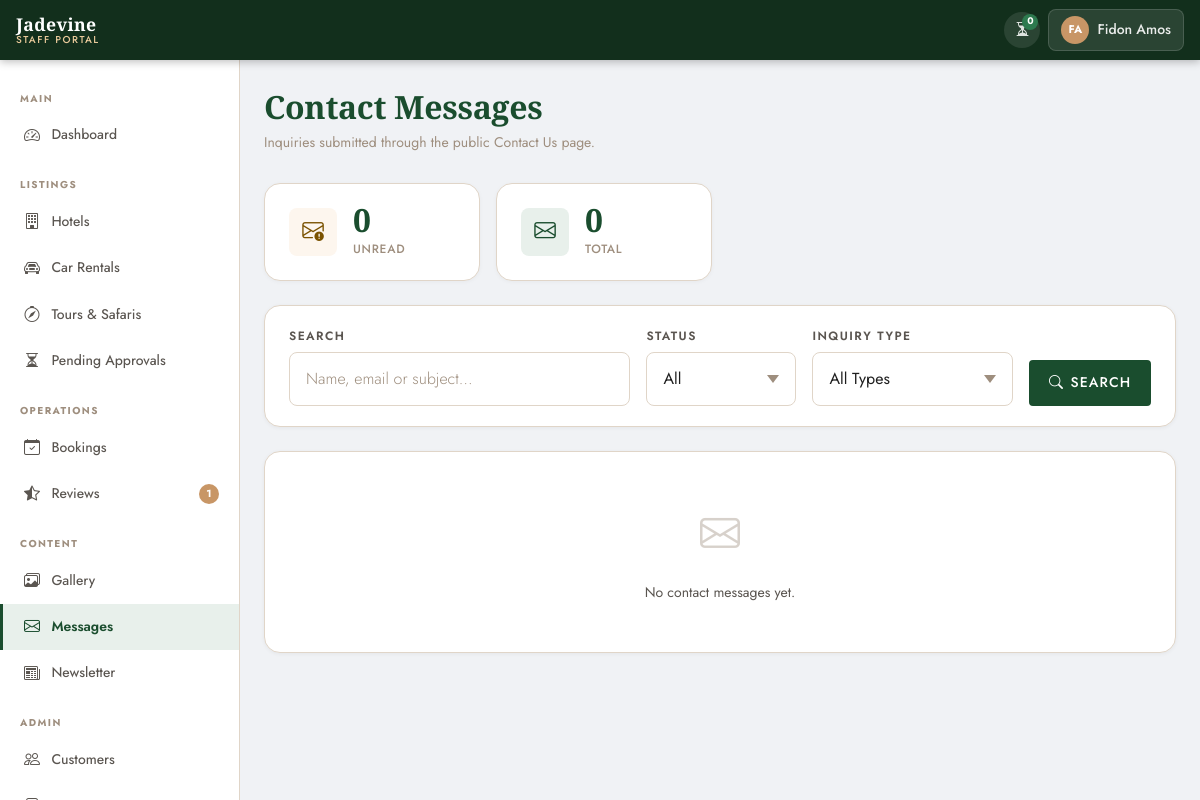
Before: /portal/messages/ (signed in) with the older database file.
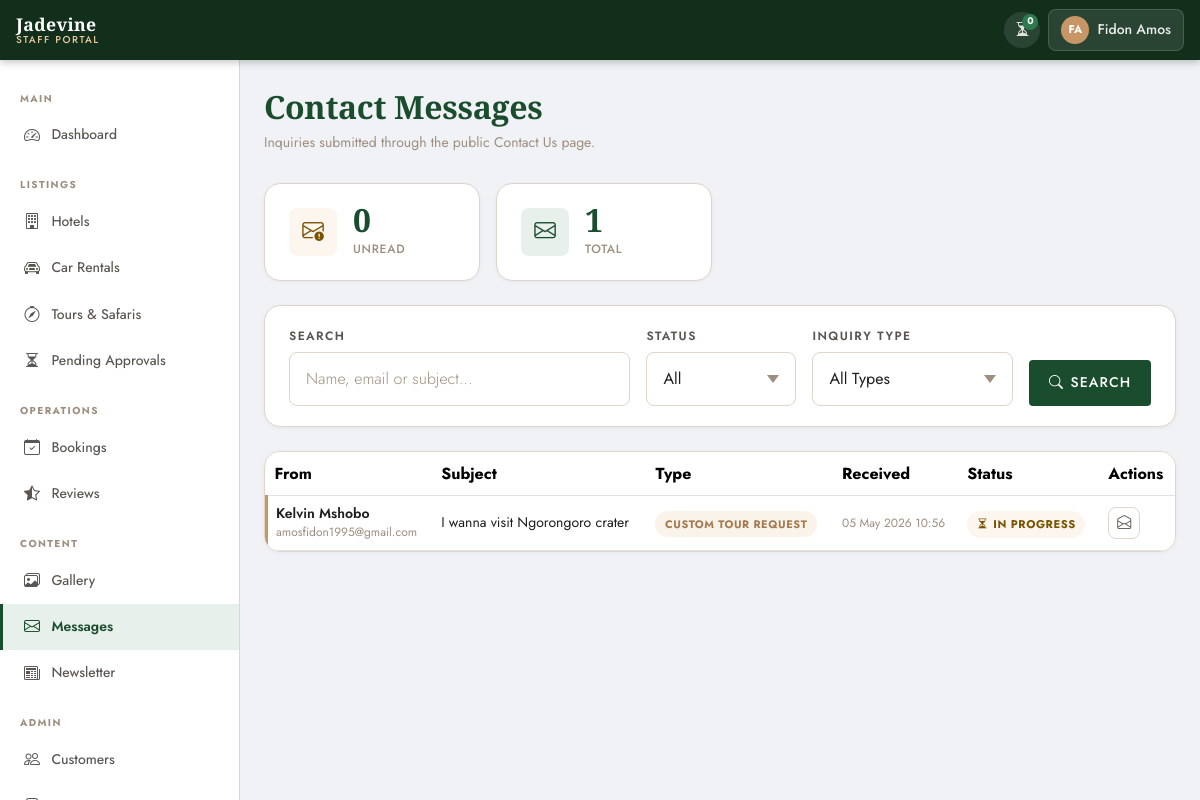
After: the same page with the newer database file.
### apps/contact/models.py (models this page shows, shortened)
class ContactMessage(models.Model):
    INQUIRY_TYPE_CHOICES = [
        ('general', _('General Inquiry')),
        ('custom_tour', _('Custom Tour Request')),
        ('partnership', _('Partnership')),
        ('press', _('Press / Media')),
    ]
    STATUS_CHOICES = [
        ('new', _('New')),
        ('in_progress', _('In Progress')),
        ('resolved', _('Resolved')),
    ]
    LANGUAGE_CHOICES = [
        ('en', 'English'),
        ('fr', 'Français'),
        ('ru', 'Русский'),
    ]
    name = models.CharField(max_length=100, verbose_name=_('Name'))
    email = models.EmailField(verbose_name=_('Email'))
    phone = models.CharField(max_length=20, blank=True, null=True, verbose_name=_('Phone'))
    subject = models.CharField(max_length=200, verbose_name=_('Subject'))
    message = models.TextField(verbose_name=_('Message'))
    inquiry_type = models.CharField(
        max_length=20, choices=INQUIRY_TYPE_CHOICES, default='general'
    )
    preferred_lang = models.CharField(
        max_length=5, choices=LANGUAGE_CHOICES, default='en'
    )
    status = models.CharField(max_length=15, choices=STATUS_CHOICES, default='new')
    admin_notes = models.TextField(
        blank=True, null=True,
        help_text=_('Internal notes — never shown to customer')
    )
    created_at = models.DateTimeField(auto_now_add=True)
    class Meta:
        verbose_name = _('Contact Message')
        verbose_name_plural = _('Contact Messages')
        ordering = ['-created_at']

### apps/portal/views/messages.py (the view)
# urls.py: path('messages/', PortalMessageListView.as_view(), name='message_list'),
class PortalMessageListView(SuperAdminRequiredMixin, View):
    template_name = 'portal/portal_messages_list.html'
    def get(self, request):
        qs = ContactMessage.objects.all().order_by('-created_at')
        status_filter  = request.GET.get('status', '').strip()
        inquiry_filter = request.GET.get('inquiry_type', '').strip()
        search         = request.GET.get('q', '').strip()
        if status_filter:
            qs = qs.filter(status=status_filter)
        if inquiry_filter:
            qs = qs.filter(inquiry_type=inquiry_filter)
        if search:
            qs = qs.filter(
                Q(name__icontains=search) |
                Q(email__icontains=search) |
                Q(subject__icontains=search)
            )
        paginator = Paginator(qs, 20)
        page_obj  = paginator.get_page(request.GET.get('page'))
        context = {
            'page_obj':       page_obj,
            'status_filter':  status_filter,
            'inquiry_filter': inquiry_filter,
            'search':         search,
            'new_count':      ContactMessage.objects.filter(status='new').count(),
            'total_count':    ContactMessage.objects.count(),
            'status_choices': ContactMessage.STATUS_CHOICES,
            'inquiry_choices': ContactMessage.INQUIRY_TYPE_CHOICES,
        }
        return render(request, self.template_name, context)

### apps/portal/context_processors.py (called while the page is built, shortened)
def portal_context(request):
    mini = is_mini_admin(request.user)
    pending_hotels = 0
    pending_cars = 0
    unread_messages = 0
    if not mini:
        pending_hotels = Hotel.objects.filter(approval_status='pending').count()
        pending_cars = CarRental.objects.filter(approval_status='pending').count()
        unread_messages = ContactMessage.objects.filter(status='new').count()
    pending_reviews = get_accessible_reviews(request.user).filter(
        status='pending'
    ).count()
    return {
        'pending_total': pending_hotels + pending_cars,
        'pending_hotels': pending_hotels,
        'pending_cars': pending_cars,
        'unread_messages': unread_messages,
        'pending_reviews': pending_reviews,
        'mini_admin': mini,
    }

### apps/portal/mixins.py (called while the page is built, shortened)
def get_accessible_reviews(user):
    from apps.reviews.models import Review
    from apps.hotels.models import Hotel
    from apps.cars.models import CarRental
    return Review.objects.all()

def is_mini_admin(user):
    return hasattr(user, 'miniadminprofile')

### templates/portal/portal_messages_list.html (shortened to what the changed rows need)
{% extends "portal/portal_base.html" %}
{% load i18n static %}
{% block page_title %}{% trans "Contact Messages" %}{% endblock %}
{% block extra_css %}
<link rel="stylesheet" href="{% static 'css/portal/portal_messages.css' %}">
{% endblock %}
{% block content %}
<div class="row g-3 mb-4">
  <div class="col-6 col-md-3">
    <div class="portal-stat-card">
      <div>
        <div class="portal-stat-value">{{ total_count }}</div>
        <p class="portal-stat-label">{% trans "Total" %}</p>
      </div>
    </div>
  </div>
</div>
{% if page_obj.object_list %}
<div class="portal-table-wrap table-responsive">
  <table class="table table-hover align-middle mb-0">
    <thead>
      <tr>
        <th>{% trans "From" %}</th>
        <th>{% trans "Subject" %}</th>
        <th>{% trans "Type" %}</th>
        <th>{% trans "Received" %}</th>
        <th>{% trans "Status" %}</th>
        <th>{% trans "Actions" %}</th>
      </tr>
    </thead>
    <tbody>
      {% for msg in page_obj %}
      <tr class="msg-row msg-row--{{ msg.status }}">
        <td>
          <div class="msg-sender-name">{{ msg.name }}</div>
          <div class="msg-sender-email">{{ msg.email }}</div>
        </td>
        <td class="text-truncate-container">
          <span class="text-truncate-line msg-subject"
                style="max-width:240px;">
            {{ msg.subject }}
          </span>
        </td>
        <td>
          <span class="msg-inquiry-badge msg-inquiry-badge--{{ msg.inquiry_type }}">
            {{ msg.get_inquiry_type_display }}
          </span>
        </td>
        <td style="font-size:var(--text-xs);color:var(--color-muted);
                   white-space:nowrap;">
          {{ msg.created_at|date:"d M Y H:i" }}
        </td>
        <td>
          <span class="approval-badge
            {% if msg.status == 'resolved' %}approval-badge--approved
            {% elif msg.status == 'in_progress' %}approval-badge--pending
            {% else %}approval-badge--rejected{% endif %}">
            {% if msg.status == 'resolved' %}
              <i class="bi bi-check-circle-fill"></i>
            {% elif msg.status == 'in_progress' %}
              <i class="bi bi-hourglass-split"></i>
            {% else %}
              <i class="bi bi-envelope-fill"></i>
            {% endif %}
            {{ msg.get_status_display }}
          </span>
        </td>
        <td>
          <div class="portal-row-actions">
            <a href="{% url 'portal:message_detail' msg.pk %}"
               class="portal-icon-btn" title="{% trans 'Open message' %}">
              <i class="bi bi-envelope-open"></i>
            </a>
          </div>
        </td>
      </tr>
      {% endfor %}
    </tbody>
  </table>
</div>
{% else %}
<div class="portal-card portal-empty-state">
  <i class="bi bi-envelope"></i>
  <p>
    {% if search or status_filter or inquiry_filter %}
      {% trans "No messages match your filters." %}
    {% else %}
      {% trans "No contact messages yet." %}
    {% endif %}
  </p>
</div>
{% endif %}
{% endblock %}

### templates/portal/portal_base.html (shortened to what the changed rows need)
{% load static i18n %}
<!DOCTYPE html>
<html lang="en">
<head>
  <link rel="stylesheet"
        href="https://cdn.jsdelivr.net/npm/bootstrap@5.3.3/dist/css/bootstrap.min.css">
  <link rel="stylesheet"
        href="https://cdn.jsdelivr.net/npm/bootstrap-icons@1.11.3/font/bootstrap-icons.min.css">
  <link rel="stylesheet"
        href="https://cdn.datatables.net/1.13.8/css/dataTables.bootstrap5.min.css">
  <link rel="stylesheet"
        href="https://cdn.datatables.net/buttons/2.4.2/css/buttons.bootstrap5.min.css">
  <link rel="stylesheet" href="{% static 'css/main.css' %}">
  <link rel="stylesheet" href="{% static 'css/portal/portal_base.css' %}">
  {% block extra_css %}{% endblock %}
</head>
<body class="portal-body {% block body_class %}{% endblock %}">
<div class="portal-layout">
  <aside class="portal-sidebar" id="portalSidebar">
    <nav class="portal-nav">
      <div class="portal-nav-section">
        <a href="{% url 'portal:review_list' %}"
          class="portal-nav-link {% block nav_reviews %}{% endblock %}">
          <i class="bi bi-star-half"></i>
          <span>{% trans "Reviews" %}</span>
          {% if pending_reviews > 0 %}
          <span class="portal-nav-badge portal-nav-badge--accent">{{ pending_reviews }}</span>
          {% endif %}
        </a>
      </div>
    </nav>
  </aside>
  <main class="portal-main">
    {% block page_header %}
    <div class="portal-page-header">
      <div>
        <h1 class="portal-page-title">{% block page_title %}{% endblock %}</h1>
      </div>
    </div>
    {% endblock %}
    <div class="portal-content">
      {% block content %}{% endblock %}
    </div>
  </main>
</div>
</body>
</html>

Changed rows visible on the page:
added ContactMessage: name "Kelvin Mshobo", email "amosfidon1995@gmail.com", subject "I wanna visit Ngorongoro crater", inquiry_type "CUSTOM TOUR REQUEST", created_at "05 May 2026 10:56", status "IN PROGRESS"
Other visible differences:
{{ total_count }}: "0" → "1"
{{ pending_reviews }}: "1" → (not shown)
text no longer shown: "No contact messages yet."
text now shown: "From Subject Type Received Status Actions"
